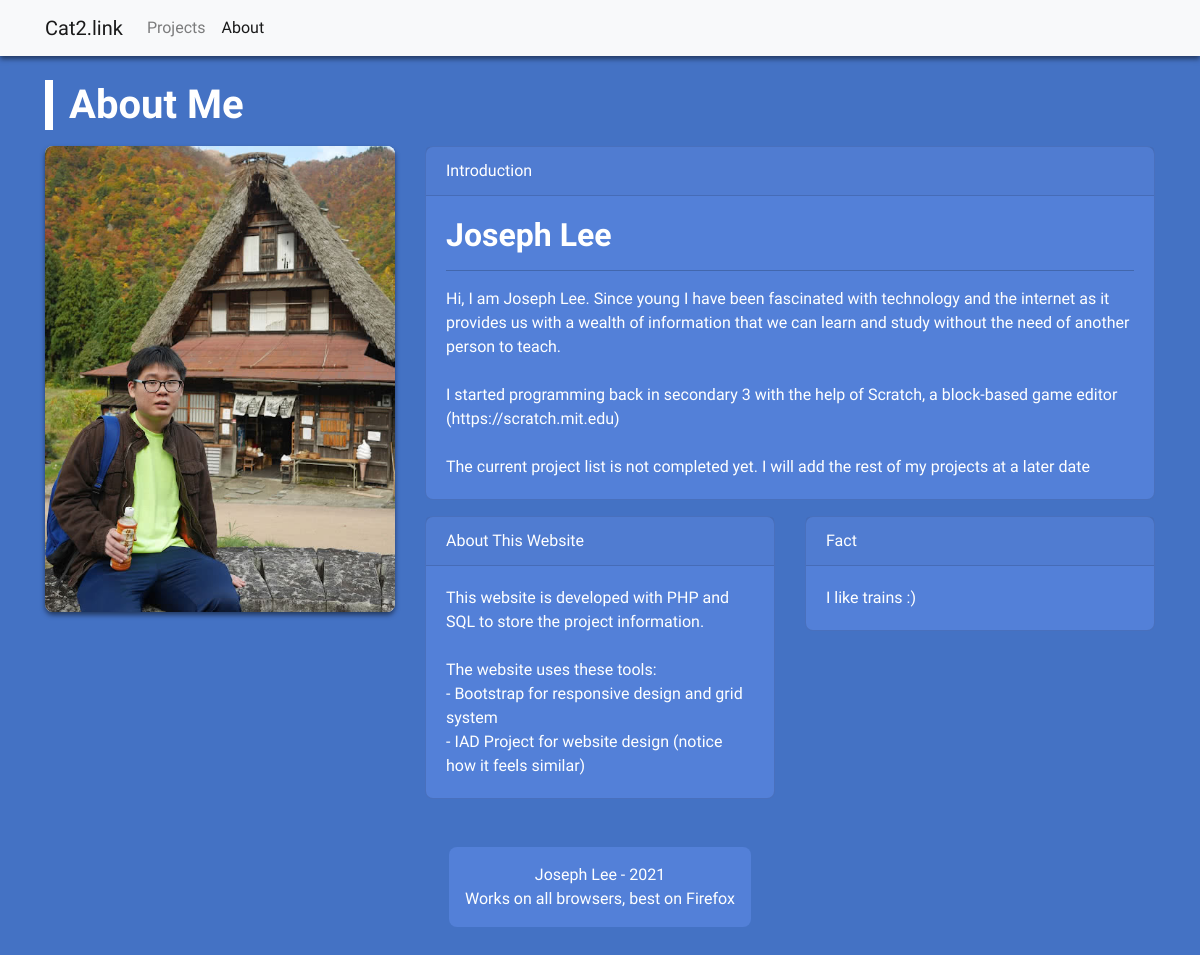
Page /about.php on the committed database.
### tables this page shows
CREATE TABLE `profile` (
  `id` int(11) NOT NULL,
  `ProfileName` text NOT NULL,
  `ProfileDescription` text NOT NULL,
  `ProfileProfileImage` text NOT NULL,
  `WebsiteAbout` text NOT NULL,
  `Timestamp` timestamp NOT NULL DEFAULT current_timestamp()
);

### about.php (the view, shortened to what this page needs)
<?php
include 'templates.php';
include 'connect.php';
$sql = "SELECT * FROM profile";
$results = mysqli_query($db_connect, $sql);
if (!$results) {
    $error = "mySQL query failed: " . mysqli_error($db_connect);
} else {
    $profile = mysqli_fetch_assoc($results);
}
?>
<!DOCTYPE html>
<html>
    <?php echo website_header("Cat2.Link - About Me", '<script src="./js/projects.js"></script>', 'About myself', "https://cat2.link/img/Website_imgs/meta_about.png");?>
    <?php echo website_navbar("about");?>
    <body>
        <div class="container mb-3">
            <div class="row">
                <div class="col-12 mt-4">
                    <?php echo big_title("About Me")?>
                </div>
            </div>
            <div class="row">
                <div class="col-md-4">
                    <div class="card white border-0 mt-3">
                        <img class="card-img inherit-radius" onclick="window.open(this.src)" style="cursor: pointer;" src="<?php echo $profile["ProfileProfileImage"]?>">
                    </div>
                </div>
                <div class="col-md-8">
                    <div class="card">
                        <div class="card-header white">Introduction</div>
                        <div class="card-body">
                            <h2><strong><?php echo $profile["ProfileName"]?></strong></h2>
                            <hr>
                            <p><?php echo nl2br($profile["ProfileDescription"])?></p>
                        </div>
                    </div>
                    <div class="row white">
                        <div class="col-lg-6">
                            <div class="card">
                                <div class="card-header">About This Website</div>
                                <div class="card-body">
                                    <?php echo nl2br($profile["WebsiteAbout"])?>
                                </div>
                            </div>
                        </div>
                        <div class="col-lg-6">
                            <div class="card">
                                <div class="card-header">Fact</div>
                                <div class="card-body">
                                    I like trains :)
                                </div>
                            </div>
                        </div>
                    </div>
                </div>
            </div>
        </div>
        <?php echo website_footer("Joseph Lee", "2021")?>
    </body>
</html>

### templates.php (shortened to what this page needs)
<?php
function website_header($title, $additionals, $description, $image) {
    $headers = '
    <head>
        <link rel="stylesheet" href="https://cdn.jsdelivr.net/npm/bootstrap@4.6.0/dist/css/bootstrap.min.css">
        <link href="https://fonts.googleapis.com/icon?family=Material+Icons" rel="stylesheet">
        <link rel="stylesheet" href="./css/styles.css">
        <script src="https://code.jquery.com/jquery-3.5.1.slim.min.js"></script>
        <script src="https://cdn.jsdelivr.net/npm/bootstrap@4.6.0/dist/js/bootstrap.bundle.min.js"></script>
        <script src="https://cdnjs.cloudflare.com/ajax/libs/animejs/3.2.1/anime.min.js"></script>
        <script src="./js/animations.js"></script>
        <meta name="viewport" content="width=device-width, initial-scale=1.0">
        <meta name="theme-color" content="#4472C4">
        <meta name="description" content="' . $description . '">
        <meta property="og:image" content="' . $image . '">
        <title>' . $title . '</title>
        ' . $additionals . '
    </head>
    ';
    return $headers;
}
function website_footer($copyrights, $year) {
    $footer = '
    <footer class="my-5">
        <p>' . $copyrights . ' - ' . $year . '<br>Works on all browsers, best on Firefox</p>
    </footer>
    ';
    return $footer;
}
function website_navbar($active_tab) {
    $projects_active = $active_tab == "projects" ? "active" : "";
    $about_active = $active_tab == "about" ? "active" : "";
    $navbar = '
    <nav class="navbar navbar-expand-lg navbar-light bg-light sticky-top">
        <div class="container bg-light">
            <a class="navbar-brand" href="index.php">Cat2.link</a>
            <button class="navbar-toggler" type="button" data-toggle="collapse" data-target="#navbarNav" aria-controls="navbarNav" aria-expanded="false" aria-label="Toggle navigation">
                <span class="navbar-toggler-icon"></span>
            </button>
            <div class="collapse navbar-collapse" id="navbarNav">
                <ul class="navbar-nav mr-auto">
                    <li class="nav-item">
                        <a class="nav-link ' . $projects_active . '" href="projects.php">Projects</a>
                    </li>
                    <li class="nav-item">
                        <a class="nav-link ' . $about_active . '" href="about.php">About</a>
                    </li>
                </ul>
            </div>
        </div>
    </nav>
    ';
    return $navbar;
}
function big_title($title) {
    $html = '
    <div class="big-title d-flex align-items-center">
        <div class="v-divider-thick"></div>
        <h1 class="ml-3 mb-0"><strong>' . $title . '</strong></h1>
    </div>
    ';
    return $html;
}
?>

### css/styles.css (style rules this page uses)
:root { --primary-colour: #4472C4; --primary-light-colour: #5380d8; --secondary-colour: #FFC107; --secondary-colour-dark: #FFB300; --disabled-colour: dimgrey; --text-colour: white; }
* { font-family:'Roboto Condensed', sans-serif; }
body { background-color: var(--primary-colour); }
p, h1, h2, h3, h4, h5, h6, article, label { color: var(--text-colour); }
nav { box-shadow: 0px 3px 5px 0px rgba(0, 0, 0, 0.5); }
hr { border-top: 1px solid rgba(0,0,0,.2) !important; }
footer { color: var(--text-colour); display: flex; justify-content: center; }
footer p { background-color: var(--primary-light-colour); padding: 1rem; border-radius: 8px; text-align: center; }
.white { color: white; }
.card { background-color: var(--primary-light-colour); border-radius: 8px; margin-top: 1rem; }
.card.white, .list-group .list-group-item.active { background-color: white; box-shadow: 0px 3px 5px 0px rgba(0, 0, 0, 0.5); margin: 0; }
.v-divider-thick { width: 8px; height: 50px; background-color: white; }
.card p { margin-bottom: 0; }
.inherit-radius { border-radius: inherit; }

### rows in the picture
profile: ProfileProfileImage (placeholder picture), ProfileName "Joseph Lee", ProfileDescription "Hi, I am Joseph Lee. Since young I have been fascinated with technology and the internet as it provides us with a wealth of information that we can learn and study without the need of another person to teach. I started programming back in secondary 3 with the help of Scratch, a block-based game editor (https://scratch.mit.edu) The current project list is not completed yet. I will add the rest of my projects at a later date", WebsiteAbout "This website is developed with PHP and SQL to store the project information. The website uses these tools: - Bootstrap for responsive design and grid system - IAD Project for website design (notice how it feels similar)"

### other values in the picture
$title "About Me"
$copyrights "Joseph Lee"
$year "2021"
